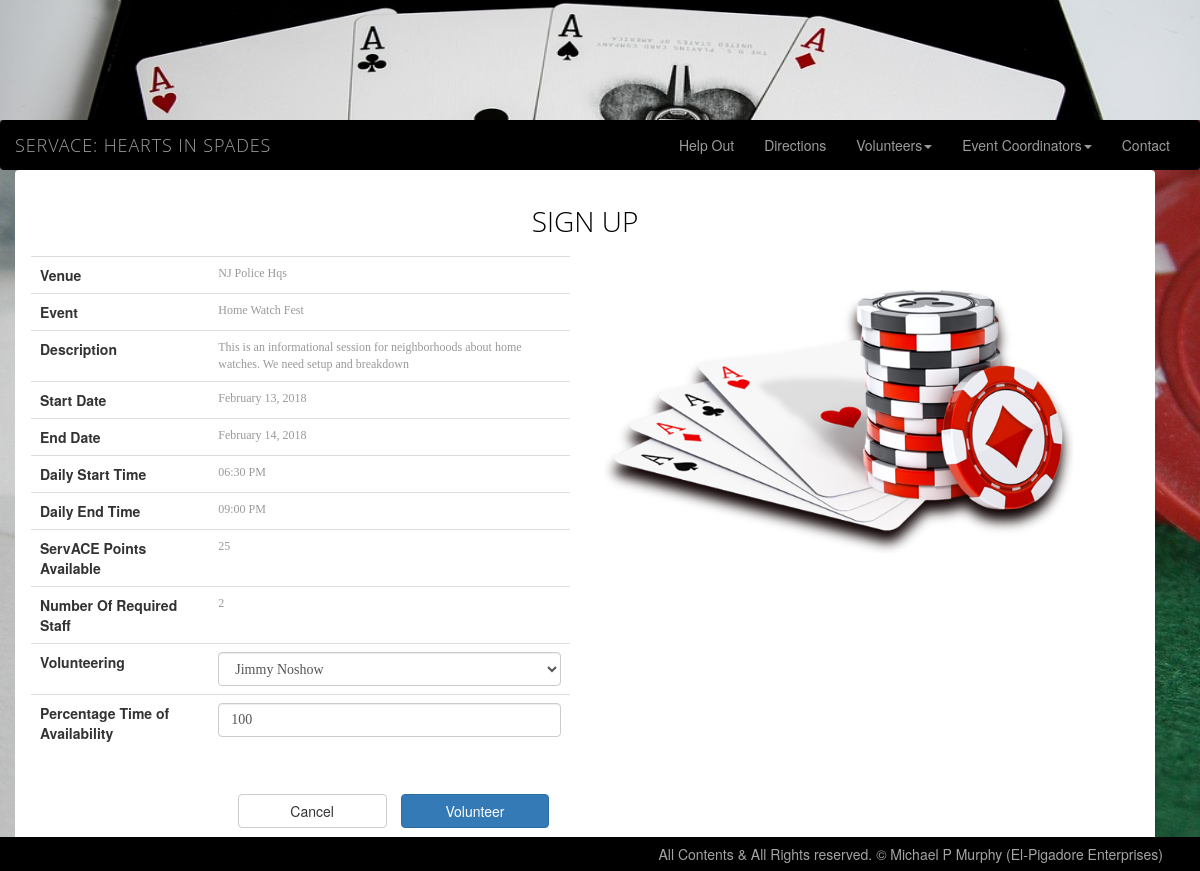
Page /index.php?action=signup&eid=20 on the committed database.
### tables this page shows
CREATE TABLE IF NOT EXISTS `events` (
  `eventid` int(11) NOT NULL AUTO_INCREMENT,
  `venueid` int(11) DEFAULT NULL,
  `event_name` varchar(40) DEFAULT NULL,
  `event_description` text,
  `startdate` date DEFAULT NULL,
  `enddate` date DEFAULT NULL,
  `daystarttime` time DEFAULT NULL,
  `dayendtime` time DEFAULT NULL,
  `numstaff` decimal(6,2) DEFAULT '1.00',
  `badgepoints_pp` int(16) DEFAULT '1',
  PRIMARY KEY (`eventid`),
  KEY `fk_venues` (`venueid`)
);

CREATE TABLE IF NOT EXISTS `venues` (
  `venueid` int(11) NOT NULL AUTO_INCREMENT,
  `venue_name` varchar(60) DEFAULT NULL,
  `address` varchar(80) DEFAULT NULL,
  `pocname` varchar(60) DEFAULT NULL,
  `pocemail` varchar(60) DEFAULT NULL,
  `pocphone` varchar(20) DEFAULT NULL,
  `latitude` float DEFAULT NULL,
  `longitude` float DEFAULT NULL,
  PRIMARY KEY (`venueid`)
);

### func_ratings.php (called while the page is built, shortened)
<?php
	function formattedDate($indate) {
		$ndt = new DateTime($indate);
		$fdate = date_format($ndt,"F j, Y");
		return $fdate;
	}
	function formattedTime($intime) {
		$ndt = new DateTime($intime);
		$ftime = date_format($ndt,"h:i A");
		return $ftime;
	}
	function get_actual_volunteers_required($eid) {
		require("db.php");
		$sql_count = "select a.eventid, a.numstaff, b.eid, b.volperc
	       			  from events a
	  		        	  left join volunteers_events b on
	       				  b.eid = a.eventid
					  where a.eventid = '" . $eid . "'";
		$res = mysqli_query($con, $sql_count);
		$r_ptr = 0;
		$s_required = 1;
		while ($row = mysqli_fetch_array($res)) {
			if ($r_ptr == 0) {
				$s_required = $row["numstaff"];
			}
			$a_vol = 0;
			if (isset($row["volperc"]))
				$a_vol = $row["volperc"] / 100.0;
			$s_required = $s_required - $a_vol;
			$r_ptr++;
		}
		return $s_required;
	}
?>

### signup.php (the view, shortened to what this page needs)
<html>
	<head>
		<link rel="stylesheet" type="text/css" href="content.css" />
	</head>
	<body>
		<?php
		require_once ("db.php");
		require_once("func_ratings.php");
			$q = intval($_GET['eid']);
		$s_required = get_actual_volunteers_required($q);
		$max_assign = intval($s_required * 100);
		if ($max_assign > 100)
			$max_assign = 100;
		$volunteers = array();
		$sql = "select * from volunteers a
					where (select count(*) from volunteers_events
					where vid = a.vid and eid = '" . $q . "') = 0
					order by a.lastname, a.firstname";
		$res = mysqli_query($con, $sql);
		while ($row = mysqli_fetch_array($res)) {
			$idx = $row["vid"];
			$volunteers[$idx] = $row["firstname"].' '.$row["lastname"];
		}
		$sql = "Select a.*, b.venue_name
	       		from events a
	       			inner join venues b on
	       			b.venueid = a.venueid
				where a.eventid = '" . $q . "'";
		$res = mysqli_query($con, $sql);
		$row = mysqli_fetch_array($res);
	?>
		<div class="row alert servace-alert">
			<div class="servace-banner">Sign Up</div>
			<form class="form-horizontal" method="post" action="index.php?action=bookings&eid=<?php print($q); ?>" enctype="multipart/form-data">
				<div class="form-group container-fluid">
					<div class="row">
						<div class ="col-md-6 col-sm-6">
							<table class="table table-hover">
								<tr class="alert"><th>Venue</th><td><?php print($row["venue_name"]); ?></td></tr>
								<tr class='alert'><th>Event</th><td><?php print($row["event_name"]); ?></td></tr>
								<tr class='alert'><th>Description</th><td><?php print($row["event_description"]); ?></td></tr>
								<tr class='alert'><th>Start Date</th><td><?php print(formattedDate($row["startdate"])); ?></td></tr>
								<tr class='alert'><th>End Date</th><td><?php print(formattedDate($row["enddate"])); ?></td></tr>
								<tr class='alert'><th>Daily Start Time</th><td><?php print(formattedTime($row["daystarttime"])); ?></td></tr>
								<tr class='alert'><th>Daily End Time</th><td><?php print(formattedTime($row["dayendtime"])); ?></td></tr>
								<tr class='alert'><th>ServACE Points Available</th><td><?php print($row["badgepoints_pp"]); ?></td></tr>
								<?php
								if ($s_required > 0) { ?>
									<tr class='alert'><th>Number Of Required Staff</th><td><?php print($s_required); ?></td></tr>
									<tr class='alert'><th>Volunteering</th>
										<td><select class="form-control" name="v_users">
											<?php
											foreach ($volunteers as $key => $value) {
												print ('<option value="'.$key.'">'.$value.'</option>');
											}
											?>
										</select></td>
									<tr class='alert'><th>Percentage Time of Availability</th>
										<td><input class="form-control" type="number" id="signupperc" name="signupperc" min="0" max="<?php print($max_assign); ?>" step="5" value="<?php print($max_assign); ?>" placeholder="Percentage Event Availability"/></td>
									</tr>
								<?php }
								?>
							</table>
						</div>
						<div class ="col-md-6 col-sm-6">
							<img id="imagerate" height="300" alt="images/chips_aces.png" src="images/chips_aces.png" />
						</div>
					</div>
				</div>
				<div class="col-sm-offset-2 col-sm-10 col-xs-offset-2 col-xs-10" >
					<input class="btn btn-default col-sm-2" type="reset" id="cancel" value="Cancel" />
					<input class="btn btn-primary col-sm-2" type="submit" id="submit" value="Volunteer" <?php if ($s_required <= 0) { ?> disabled <?php } ?>  />
				</div>
			</form>
		</div>
	</body>
</html>

### custom.css (style rules this page uses)
html, body { height: 100%; }
body { background-image:url("images/pokertable.jpg"); }
#cancel, #submit { margin: 0.5em; }
.servace-alert { width:100%; background-color:white; padding: 0 20px 0 20px; }
.servace-banner { text-align:center; text-transform:uppercase; font-family: "Microsoft Yahei", Open Sans, Tahoma, sans-serif; font-size: 2.0em; color: black; font-weight: lighter; padding: 15px 0; }

### content.css (style rules this page uses)
.table-hover td { font-family: "Arial Black"; font-size: 12px; color:#999999; padding 4px 0 4px 0; }

### rows in the picture
events: venueid.venue_name "NJ Police Hqs", event_name "Home Watch Fest", event_description "This is an informational session for neighborhoods about home watches. We need setup and breakdown", startdate "February 13, 2018", enddate "February 14, 2018", daystarttime "06:30 PM", dayendtime "09:00 PM", badgepoints_pp "25"

### other values in the picture
$s_required "2"
form field v_users "Jimmy Noshow"
